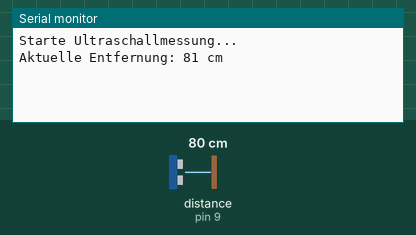
Simulated run of this sketch. Board: Arduino Uno, built with avr-gcc and run on an emulated ATmega328P. Shown: the last lines printed to the serial monitor. The inputs (shaded band) are chosen by the test bench; at power-on: distance to the obstacle (sensor on pin 9) 80 cm. The echo pulse lasts 58.3 µs per cm.

Above: at 1.8 s.
1.9 s: distance to the obstacle (sensor on pin 9) set to 2 cm
At 2.8 s:
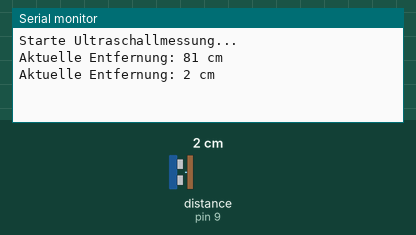
3.4 s: distance to the obstacle (sensor on pin 9) set to 4 cm
At 4.6 s:
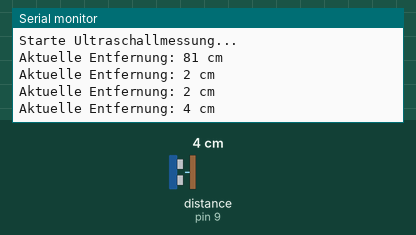
Timing chart, 0 to 6.4 s (numbered marks = the images above; inputs shaded):
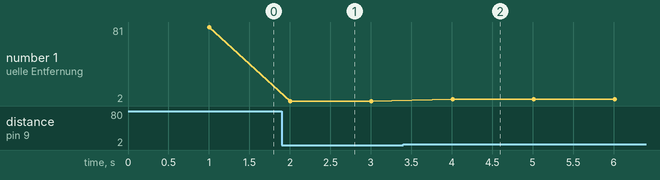

The sketch:

NewPing.ino
```cpp
/**
 * @file NewPing.ino
 * @brief Example usage of the library NewPing with ping_timer for asynchronous ultrasonic measurement.
 *
 * @details
 *
 * This file contains a small demonstration of how to use the library NewPing to perform non-blocking
 * distance measurements using the method ping_timer(callback). It uses pin D6 as the trigger and D9 as
 * the echo pin, and outputs the result via Serial. This could be integrated into a larger project such
 * as a Carrera Lap Timer or other sensor-driven applications.
 * @author Wings
 * @date 2025-06
 *
 */

#include <NewPing.h>

#define TRIGGER_PIN 6  ///< Trigger pin (D6)
#define ECHO_PIN 9     ///< Echo pin (D9)
#define MAX_ENTFERNUNG 200 ///< Maximal distance in cm

NewPing ultraschall(TRIGGER_PIN, ECHO_PIN, MAX_ENTFERNUNG);

unsigned long letzteMessung = 0;
const unsigned long messIntervall = 1000; ///< Measurement interval in ms

/**
 * @brief Callback function for handling measurement results
 * @details Automatically called when measurement completes
 */
void messungFertig() {
  if(ultraschall.check_timer()) {
    unsigned int entfernung = ultraschall.ping_result / US_ROUNDTRIP_CM;
    Serial.print("Aktuelle Entfernung: ");
    Serial.print(entfernung);
    Serial.println(" cm");
  }
}

/**
 * @brief Arduino setup function
 */
void setup() {
  Serial.begin(115200);
  Serial.println("Starte Ultraschallmessung...");
}

/**
 * @brief Main program loop
 */
void loop() {
  if(millis() - letzteMessung >= messIntervall) {
    ultraschall.ping_timer(messungFertig);
    letzteMessung = millis();
  }
}
```

Measured:
- after the input at 1.9 s, the serial monitor: prints a new line after 0.11 s (image 1)
- after the input at 3.4 s, the serial monitor: prints a new line after 0.61 s (image 2)
- plotted number 1: 81 → 2 after the input at 1.9 s, 2 → 4 after the input at 3.4 s
